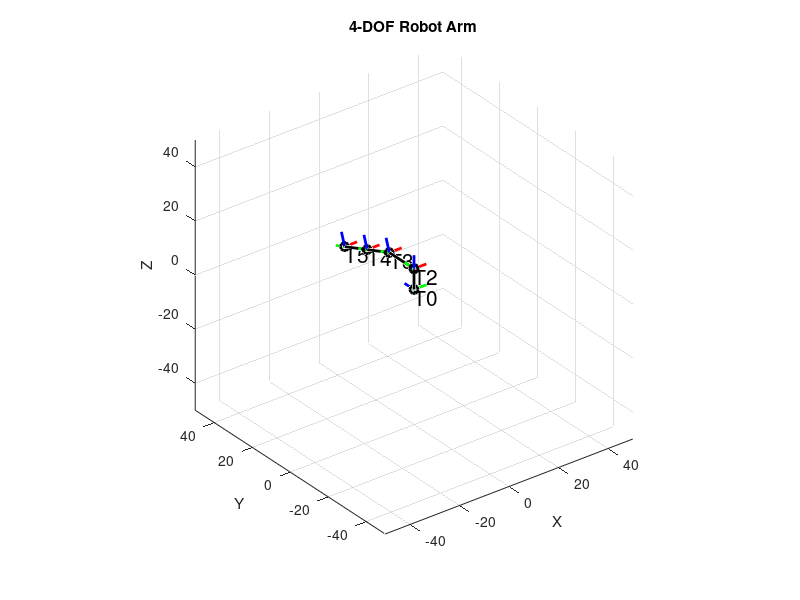

Recreate this plot in MATLAB.
clc;
clear all;

% Constants 
d1 = 7.7;
a2 = 13;
a3 = 12.4;
a4 = 12.6;

% Graph Visualisers
frameScale = 5;
axisScale = 50;
removeT1 = true; % Set to false if you want to keep T1 label and frame

% Theta Display
thetaDisplay = true; % Set to false if you want to not display thetas

% Theta Values (Modify these directly)
theta1 = deg2rad(90);  
theta2 = deg2rad(0);
theta3 = deg2rad(-20);
theta4 = deg2rad(0);

%% 

% Transformation Matrices
T = cell(1, 5);
T{1} = [cos(theta1), -sin(theta1), 0, 0; sin(theta1), cos(theta1), 0, 0; 0, 0, 1, d1; 0, 0, 0, 1]; 
T{2} = [cos(theta2), -sin(theta2), 0, 0; 0, 0, -1, 0; sin(theta2), cos(theta2), 0, 0; 0, 0, 0, 1];
T{3} = [cos(theta3), -sin(theta3), 0, a2; sin(theta3), cos(theta3), 0, 0; 0, 0, 1, 0; 0, 0, 0, 1];
T{4} = [cos(theta4), -sin(theta4), 0, a3; sin(theta4), cos(theta4), 0, 0; 0, 0, 1, 0; 0, 0, 0, 1];
T{5} = [1, 0, 0, a4; 0, 1, 0, 0; 0, 0, 1, 0; 0, 0, 0, 1];

% Compute arm positions
positions = cell(1, 5);
positions{1} = [1, 0, 0, 0; 0, 1, 0, 0; 0, 0, 1, 0; 0, 0, 0, 1]; % Base case: T0
positions{2} = T{1};
positions{3} = T{1}*T{2};
positions{4} = T{1}*T{2}*T{3};
positions{5} = T{1}*T{2}*T{3}*T{4};
positions{6} = T{1}*T{2}*T{3}*T{4}*T{5};

%% Plotting the Robot

% Getting all of the Positions of the arms
armPos = zeros(3, 6); % Six points: Base + Four joints + End effector
for i = 1:6 % 6 positions
    armPos(:, i) = positions{i}(1:3, end);
end

figure
title('4-DOF Robot Arm');
grid on;
axis equal;
axis([-axisScale axisScale -axisScale axisScale -axisScale axisScale]);
xlabel('X');
ylabel('Y');
zlabel('Z');
view(3);
hold on;
plot3(armPos(1, :), armPos(2, :), armPos(3, :), 'k-o', 'LineWidth', 2);

% Plotting the Frames and labels
for i = 1:6

    % Conditional to remove T1 label and frame, its in flag
    if i==2 && removeT1
        continue;
    end

    % Adding labels
    label = sprintf('T%d', (i-1));
    text(armPos(1,i), armPos(2,i), armPos(3,i), label, "VerticalAlignment","top", "HorizontalAlignment","left", "Color","k","FontSize",15)

    % X-axis Frames
    xFrame = armPos(1:3,i) + frameScale*positions{i}(1:3, 1);
    plot3([armPos(1,i), xFrame(1)], [armPos(2,i), xFrame(2)], [armPos(3,i), xFrame(3)], 'g-', 'LineWidth', 2);

    % Y-axis Frames
    yFrame = armPos(1:3,i) + frameScale*positions{i}(1:3, 2);
    plot3([armPos(1,i), yFrame(1)], [armPos(2,i), yFrame(2)], [armPos(3,i), yFrame(3)], 'b-', 'LineWidth', 2);

    % Z-axis Frames
    zFrame = armPos(1:3,i) + frameScale*positions{i}(1:3, 3);
    plot3([armPos(1,i), zFrame(1)], [armPos(2,i), zFrame(2)], [armPos(3,i), zFrame(3)], 'r-', 'LineWidth', 2);
end
